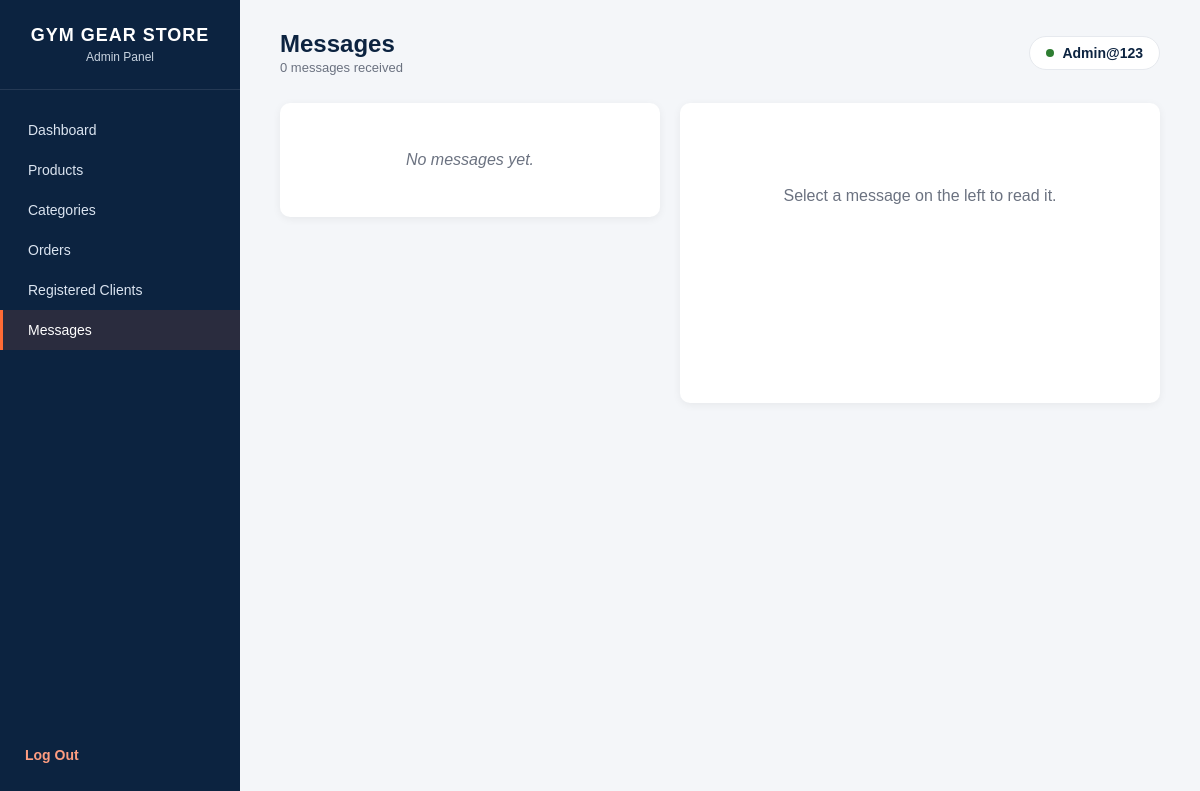
The page /Admin/manage_messages.php (signed in) on the database as committed earlier.
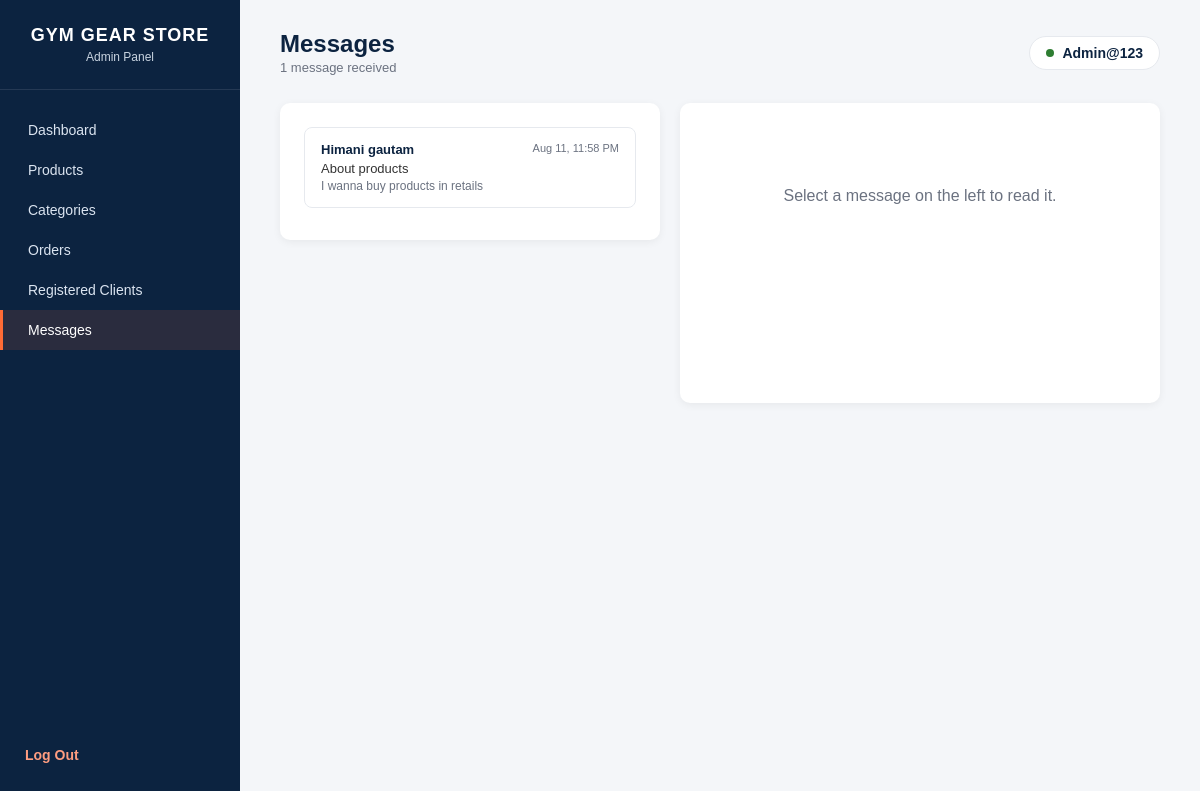
The same page on the database as committed later.
### tables this page shows
CREATE TABLE `contact_messages` (
  `message_id` int NOT NULL AUTO_INCREMENT,
  `full_name` varchar(100) DEFAULT NULL,
  `email` varchar(100) DEFAULT NULL,
  `subject` varchar(100) DEFAULT NULL,
  `message` text,
  `sent_at` timestamp NULL DEFAULT CURRENT_TIMESTAMP,
  `phone` varchar(20) DEFAULT NULL,
  PRIMARY KEY (`message_id`)
);

### Admin/manage_messages.php (the view, shortened to what this page needs)
<?php
require '../db_connect.php';
$messages = [];
try {
    $stmt = $pdo->query("SELECT message_id, full_name, email, phone, subject, message, sent_at FROM contact_messages ORDER BY sent_at DESC");
    $messages = $stmt->fetchAll(PDO::FETCH_ASSOC);
} catch (PDOException $e) {
    $messages = [];
}
$activeMessage = null;
?>
<!DOCTYPE html>
<html lang="en">
<head>
<link rel="stylesheet" href="assets/admin.css">
</head>
<body>
<div class="sidebar">
    <div class="brand">
        <h2>GYM GEAR STORE</h2>
        <span>Admin Panel</span>
    </div>
    <nav>
        <ul>
            <li><a href="admin_dashboard.php">Dashboard</a></li>
            <li><a href="../Products/manage_products.php">Products</a></li>
            <li><a href="../Categories/manage_categories.php">Categories</a></li>
            <li><a href="manage_orders.php">Orders</a></li>
            <li><a href="manage_clients.php">Registered Clients</a></li>
            <li><a href="manage_messages.php" class="active">Messages</a></li>
        </ul>
    </nav>
    <div class="logout-link">
        <a href="logout.php">Log Out</a>
    </div>
</div>
<div class="main">
    <div class="topbar">
        <div>
            <h1>Messages</h1>
            <div class="date"><?= count($messages) ?> message<?= count($messages) === 1 ? '' : 's' ?> received</div>
        </div>
        <div class="admin-chip">
            <span class="dot"></span>
            <?= htmlspecialchars($_SESSION['admin_name']) ?>
        </div>
    </div>
    <div class="msg-layout">
        <div class="panel msg-list">
            <?php if (empty($messages)): ?>
                <div class="empty-row">No messages yet.</div>
            <?php else: ?>
                <?php foreach ($messages as $m): ?>
                    <a class="msg-row <?= $activeMessage && $activeMessage['message_id'] === $m['message_id'] ? 'active' : '' ?>"
                       href="manage_messages.php?view=<?= $m['message_id'] ?>">
                        <div class="row-top">
                            <span class="name"><?= htmlspecialchars($m['full_name']) ?></span>
                            <span class="time"><?= date('M j, g:i A', strtotime($m['sent_at'])) ?></span>
                        </div>
                        <div class="subject"><?= htmlspecialchars($m['subject']) ?></div>
                        <div class="preview"><?= htmlspecialchars(mb_strimwidth($m['message'], 0, 60, '...')) ?></div>
                    </a>
                <?php endforeach; ?>
            <?php endif; ?>
        </div>
        <div class="panel msg-detail">
            <?php if (!$activeMessage): ?>
                <div class="msg-empty-state">Select a message on the left to read it.</div>
            <?php endif; ?>
        </div>
    </div>
</div>
</body>
</html>

Rows that differ between the two databases and show on the page:
added contact_messages: full_name "Himani gautam", sent_at "Aug 11, 11:58 PM", subject "About products", message "I wanna buy products in retails"
Other text that changed with them:
count($messages): "0" → "1"
text no longer shown: "s No messages yet."
